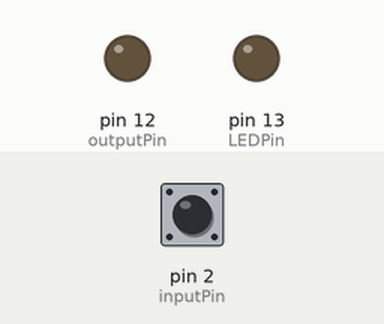
Bench run of a sketch on a simulated Arduino Uno, built with avr-gcc and run on an emulated ATmega328P. On the bench: output pins drawn as LEDs (lit = HIGH). Dashed ring = blinking. The test bench sets the inputs (shaded band); at power-on: pin 2 (inputPin) LOW. What the sketch prints to the serial monitor is not drawn.

Above: at 1.2 s.
1.3 s: pin 2 (inputPin) driven HIGH
At 1.8 s:
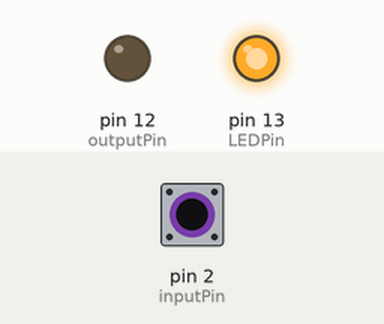
2.8 s: pin 2 (inputPin) driven LOW
At 4.0 s:
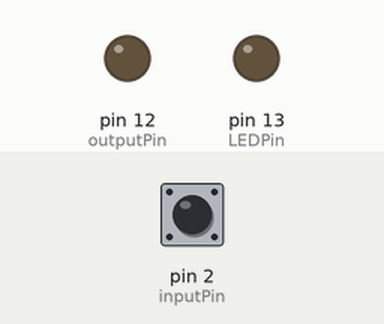
4.3 s: pin 2 (inputPin) pulsed HIGH 2 times (0.12 s each, 0.3 s apart)
At 4.36 s:
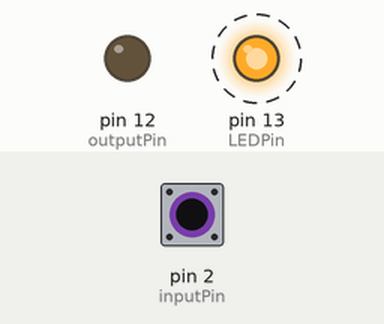
6.4 s: pin 2 (inputPin) pulsed HIGH 5 times (0.12 s each, 0.3 s apart)
At 8.6 s:
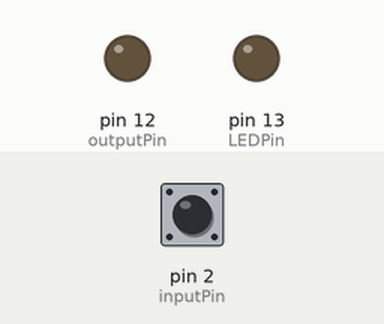
Timing chart, 0 to 10.1 s (numbered marks = the images above; inputs shaded):
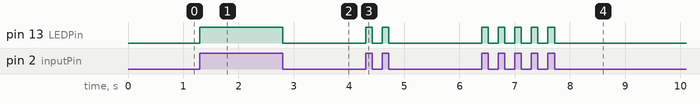

Measured:
- after the input at 1.3 s, pin 13 (LEDPin): LOW → HIGH at once
- after the input at 2.8 s, pin 13 (LEDPin): HIGH → LOW at once
- after the input at 4.3 s, pin 13 (LEDPin): alternates HIGH for 0.12 s and LOW for 0.18 s, 4 changes in all, then stays LOW, starting at once
- after the input at 6.4 s, pin 13 (LEDPin): alternates HIGH for 0.12 s and LOW for 0.18 s, 10 changes in all, then stays LOW, starting at once

The sketch:

arduinoIO.ino
```cpp
/*
 * Arduino software to be used in combination with PsychDetect
 *
 * Allows an Arduino to be used as I/O device.
 *
 * INPUT:
 * Currently, only pin 2 is configured as an input pins. In our
 * setup, we use it to check the status of a photo sensor that
 * signals, if the subject is in the waiting position.
 * If the input pin changes its state to HIGH, pin 13 (the
 * onboard LED) will be switched on.

 * OUTPUT:
 * Currently, only pin 12 is configured as an output pin. In our
 * setup, we use it to operate a feeder for giving rewards upon
 * correct stimulus detection.
 * To control output pins through a serial connection, send two
 * bytes with the first byte indicating the pin number (12) and
 * the second byte the new state (HIGH or LOW).
 *
 * Author: Lasse Osterhagen
 * 2016-04-18
 */

const byte inputPin = 2;
const byte outputPin = 12;
const byte LEDPin = 13;

byte oldInputVal = 0;
byte inBuffer[2];
byte outBuffer[2];

void writeSerial(byte val) {
  digitalWrite(LEDPin, val);
  outBuffer[1] = val;
  Serial.write( (uint8_t*) outBuffer, 2 );
}

void setup() {
  pinMode(inputPin, INPUT);
  pinMode(outputPin, OUTPUT);
  pinMode(LEDPin, OUTPUT);
  outBuffer[0] = inputPin;
  Serial.begin(9600);
}

void loop() {

  // Check input pin status
  byte newInputVal = digitalRead(inputPin);
  if(newInputVal != oldInputVal) {
    writeSerial(newInputVal);
    oldInputVal = newInputVal;
  }

  // Check serial input
  if(Serial.available() > 0) {
    Serial.readBytes( (char*) inBuffer, 2 );
    if(inBuffer[0] == outputPin) {
      digitalWrite(inBuffer[0], inBuffer[1]);
    }
  }
}

/*
 * Serial input handling can be extended, e. g. for analog output:
 * else {
 *   analogWrite(inBuffer[0], inBuffer[1]);
 * }
 */
```
